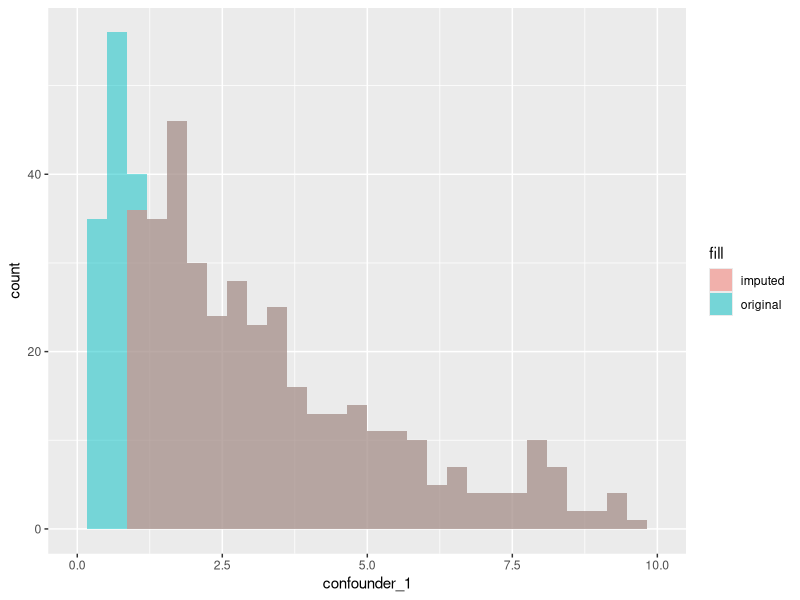

Write the R code that produced this figure.
## ---- chunk 1
#necessary libraries
library(tidyverse)
library(quantreg)
library(MASS)
## ---- chunk 2
#logit and expit functions for myself
logit <- function(prob) {
  value <- log(prob / (1 - prob))
  return(value)
}

expit <- function(prob) {
  value <- 1 / (1 + exp(-(prob)))
  return(value)
}

#now some other transformation functions
log_quant_transform <- function(value, min, max) {
  new_value <- log((value - min) / (max - value))
  
  if (is.nan(new_value)) {return(NA)} 
  else {return(new_value)}
}

inv_log_quant_transform <- function(value, min, max) {
  new_value <- (exp(value)*max + min) / (1+exp(value))
  return(new_value)
}
## ---- chunk 3
coefficient_generator <- function(tau, num_studies, 
                                  a_0 = logit(0.3), a_1 = log(1.1), 
                                  b_0 = logit(0.1), b_1 = log(1.5), b_2 = log(0.7), b_3 = log(1.2)) {
    
  #create which number study we have
  study_counts <- data.frame(id = 1:num_studies)
  
  study_counts <- study_counts |>
    mutate(study_num = paste("Study", id)) |>
    dplyr::select(study_num)
  
  #allow a_1 to vary
  alpha_coefficients <- rnorm(num_studies, a_1, tau)
  alpha_coefficients <- as.data.frame(alpha_coefficients) #make into data frame
  
      #renaming for better binding experience + adding a_0... not important here
      alpha_coefficients <- alpha_coefficients |> 
        mutate(a_0 = a_0) |>
        rename(a_1 = "alpha_coefficients") |>
        dplyr::select(a_0, a_1) #reordering
  
      
  #now doing the beta coefficients
  beta_vector <- c(b_1, b_2, b_3)
  
    #variance-covariance matrix
    matrix_size <- length(beta_vector)
    diag_mat <- matrix(0, matrix_size, matrix_size) 
    diag(diag_mat) <- 1 #make all the diagonals 1 for the identity matrix
    
    #lastly, we need to perform the calculation specified in section 3.1.4
    beta_matrix <- tau * diag_mat
    beta_coefficients <- mvrnorm(num_studies, beta_vector, beta_matrix)
    beta_coefficients <- as.data.frame(beta_coefficients)
    
      #renaming for better binding experience
      beta_coefficients <- beta_coefficients |> 
        mutate(b_0 = b_0) |>
        rename(b_1 = "V1", b_2 = "V2", b_3 = "V3") |>
        dplyr::select(b_0, b_1, b_2, b_3)
      
  #we need to set a LoD value for these studies that has slight variation
  LoD <- data.frame(LoD = round(runif(num_studies, min = 0.8, max = 1.2), 3))
  
  #lastly, we need a range of degrees of freedom for the confounder generation
  #there will be two just in case I want to use an F distribution
  deg_freedom <- data.frame(df_1 = round(runif(num_studies, min = 3, max = 7)),
                            df_2 = round(runif(num_studies, min = 3, max = 7)))
  
  #now combine these results
  coefficients <- cbind(study_counts, alpha_coefficients, beta_coefficients, LoD, deg_freedom)
  
  return(coefficients)
}

#coefficient_generator(tau = 0.01, num_studies = 30)
## ---- chunk 4
#this will be nested to make the list function cleaner to read
create_data <- function(sample_size, a_0, a_1, b_0, b_1, b_2, b_3, df_1, df_2) {
  
  #initialize everything
  n <- sample_size
  
  #step 1: Base Binary Predictor
  V <- rbinom(n, size = 1, prob = 0.4)
  
  #step 2: cnfounder with a skewed distribution... Biomarker missing
  C1 <- rchisq(n, df = df_1) 
  C2 <- rnorm(n, mean = 75, sd = 7) #another confounder with a normal distribution. not used right now
  
  #step 3: generating exposure variable based on confounders (probability)
  E <- expit(a_0 + a_1*C1)
  E_bin <- rbinom(n, size = 1, prob = E)
  
  #step 4: generating outcome based on confounders, exposure, and base binary predictor
  O <- expit(b_0 + b_1*E + b_2*V + b_3*C1)
  O_bin <- rbinom(n, size = 1, prob = O)
  
  #step 5: create dataset
  
  my_data <- data.frame(
    predictor = V,
    confounder_1 = C1,
    confounder_2 = C2,
    exposure = E_bin,
    outcome = O_bin
  )
  
  return(my_data)
} 
## ---- chunk 5
#recall all coefficients are stored in coefficient_generator funct
create_multiple_datasets <- function(study_coefficient_dataset, sample_size) {
  my_list <- list() #initialize empty list
  
  #pulling all values we need
  a_0_values <- study_coefficient_dataset |> dplyr::pull(a_0)
  a_1_values <- study_coefficient_dataset |> dplyr::pull(a_1)
  b_0_values <- study_coefficient_dataset |> dplyr::pull(b_0)
  b_1_values <- study_coefficient_dataset |> dplyr::pull(b_1)
  b_2_values <- study_coefficient_dataset |> dplyr::pull(b_2)
  b_3_values <- study_coefficient_dataset |> dplyr::pull(b_3)
  
  #also degrees of freedom
  df_1_values <- study_coefficient_dataset |> dplyr::pull(df_1)
  df_2_values <- study_coefficient_dataset |> dplyr::pull(df_2) #only if necessary
  
  for(i in 1:nrow(study_coefficient_dataset)) {
    #do the data generating mechanism
    a_0 <- a_0_values[i]
    a_1 <- a_1_values[i]
    b_0 <- b_0_values[i]
    b_1 <- b_1_values[i]
    b_2 <- b_2_values[i]
    b_3 <- b_3_values[i]
    
    #also the degrees of freedom
    df_1 <- df_1_values[i]
    df_2 <- df_2_values[i]
    
    #apply the data generating mechanism function from the values above
    my_data <- create_data(sample_size = sample_size, 
                           a_0 = a_0, a_1 = a_1, 
                           b_0 = b_0, b_1 = b_1, b_2 = b_2, b_3 = b_3,
                           df_1 = df_1, df_2 = df_2)
    
    
    #finally, add this dataset to our list
    my_list[[i]] <- my_data
  
  }
  
  #return the list
  return(my_list)
}
## ---- chunk 6
set.seed(605)

#don't forget to load the three functions necessary to make this work
my_coefficients_basic <- coefficient_generator(tau = 0.01, num_studies = 2)
my_studies_basic <- create_multiple_datasets(my_coefficients_basic, sample_size = 500)
## ---- chunk 7
#doesn't matter which study is the basis study
basis_study <- as.data.frame(my_studies_basic[1])
missing_study <- as.data.frame(my_studies_basic[2])

#get rid of the mess
rm(my_studies_basic)
## ---- chunk 8
#look at my_coefficients and see that randomly selected LoD is 0.912
missing_study <- missing_study |>
  mutate(confounder_1_missing = ifelse(confounder_1 >= 0.912, confounder_1, NA))

#count proportion of missingness here: 17.6%
prop_missing = sum(is.na(missing_study$confounder_1_missing)) / nrow(missing_study)
prop_missing
## ---- chunk 9
ggplot(missing_study) +
  geom_histogram(aes(x = confounder_1, fill = "original"), alpha = 0.5) +
  geom_histogram(aes(x = confounder_1_missing, fill = "imputed"), alpha = 0.5) + 
  xlim(0,10)
## ---- chunk 10
min = 0
max = ceiling(quantile(basis_study$confounder_1, prob = 0.99))

#the transformation of confounder 1
basis_study <- basis_study |>
  mutate(confounder_1_transformed = sapply(confounder_1, log_quant_transform, min, max))

#some NaN's are produced, but that is to be expected
## ---- chunk 11
#test with 1st quartile, median, and 3rd quartile: need to transform them back

#initiliaze empty data frame
coefficient_data <- data.frame()

for(i in seq(0.01:0.99, by=0.01)) {
  reg_coeff <- rq(confounder_1_transformed ~ exposure + outcome, data = basis_study, tau=i)
  
  new_data <- data.frame(
    b0 = reg_coeff$coefficients[1],
    b1 = reg_coeff$coefficients[2],
    b2 = reg_coeff$coefficients[3],
    quant = i
  )
  
  coefficient_data <- rbind(coefficient_data, new_data) #add to new iterations
}
## ---- chunk 12
#we already did this, so we're just going to clean up
rm(new_data)
rm(reg_coeff)

coefficient_data
## ---- chunk 13
#we had this code previously, but it's repeated here for clarification
prop_missing = sum(is.na(missing_study$confounder_1_missing)) / nrow(missing_study)
prop_missing = ceiling(prop_missing * 100)
prop_missing
## ---- chunk 14
uniform_values <- function(prop_missing) {
  u <- runif(1, min = 1, max = prop_missing) #aka from 0.01 to 0.99
  
  #all the values we need from the uniform
  floor_u <- floor(u)
  mod_u <- (u - floor(u))
  next_u <- ceiling(u)
  
  #now putting this into a vector
  my_u <- c(u, floor_u, mod_u, next_u)
  return(my_u)
}
## ---- chunk 15
#not entirely sure how i want to build this up
conditional_logistic_quantile_imputation <- function(basis_coefficients, study_for_imputation, var_for_imputation) {
  u_vector <- uniform_values() #random draw from a uniform dist
  
  #choose the coefficients associated with the right tau value for quantile regression
  
  u_vector[2] #floor
  u_vector[4] #ceiling
  
  
  
  
  #lastly, untransform this value using the right min and max... organization is a headache
}


#current idea for the function:
#if the data point is missing:
#get my uniform values
#extract that uniform value row from basis_coefficients 
#extract the appropriate covariates from study_for_imputation
#do fitting
#spit out the value
#untransform the variable using min and max from study_for_imputation?

#rinse and repeat
## ---- chunk 16
CLQI_MI <- function(num_iterations = 10) {
  #repeat this 10 times and save the desired parameters
  
}

#return a dataframe with all necessary information
## ---- chunk 17
#need a refresher, but should be easy
## ---- chunk 18
#bias example: take the aggregated b1 estimate, then subtract by the population b1 estimate to get bias value for one iteration
## ---- chunk 19
#MSE example: need the variance of the b1 estimate... figure this one out!
## ---- chunk 20
#coverage example: i have no clue !!!!!
